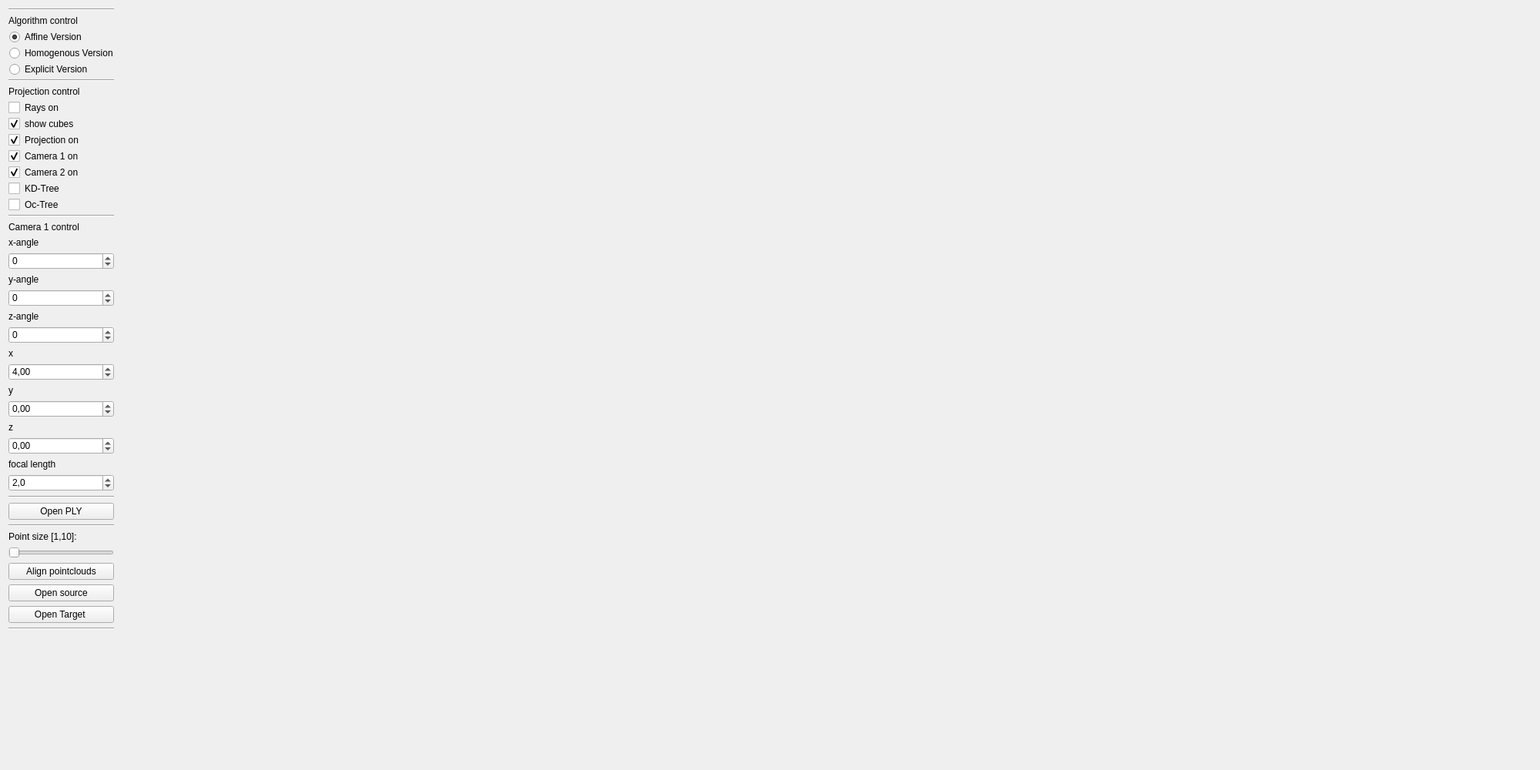
<?xml version="1.0" encoding="UTF-8"?>
<ui version="4.0">
 <class>MainWindowClass</class>
 <widget class="QMainWindow" name="MainWindowClass">
  <property name="geometry">
   <rect>
    <x>0</x>
    <y>0</y>
    <width>2000</width>
    <height>1000</height>
   </rect>
  </property>
  <property name="windowTitle">
   <string>3d computer vision: exercise 1</string>
  </property>
  <property name="locale">
   <locale language="German" country="Germany"/>
  </property>
  <widget class="QWidget" name="centralWidget">
   <property name="styleSheet">
    <string notr="true">QCheckBox::indicator {
     width: 15px;
     height: 15px;
}
QRadioButton::indicator {
     width: 15px;
     height: 15px;
}</string>
   </property>
   <layout class="QHBoxLayout" name="horizontalLayout_2">
    <item>
     <layout class="QVBoxLayout" name="verticalLayout">
      <item>
       <widget class="Line" name="line_2">
        <property name="lineWidth">
         <number>1</number>
        </property>
        <property name="orientation">
         <enum>Qt::Horizontal</enum>
        </property>
       </widget>
      </item>
      <item>
       <widget class="QLabel" name="label">
        <property name="text">
         <string>Algorithm control</string>
        </property>
       </widget>
      </item>
      <item>
       <widget class="QRadioButton" name="radioButton_1">
        <property name="toolTip">
         <string>&lt;html&gt;&lt;head/&gt;&lt;body&gt;&lt;p&gt;&lt;br/&gt;&lt;/p&gt;&lt;/body&gt;&lt;/html&gt;</string>
        </property>
        <property name="text">
         <string>Affine Version</string>
        </property>
        <property name="checked">
         <bool>true</bool>
        </property>
       </widget>
      </item>
      <item>
       <widget class="QRadioButton" name="radioButton_2">
        <property name="toolTip">
         <string>&lt;html&gt;&lt;head/&gt;&lt;body&gt;&lt;p&gt;&lt;br/&gt;&lt;/p&gt;&lt;/body&gt;&lt;/html&gt;</string>
        </property>
        <property name="text">
         <string>Homogenous Version</string>
        </property>
       </widget>
      </item>
      <item>
       <widget class="QRadioButton" name="radioButton">
        <property name="text">
         <string>Explicit Version</string>
        </property>
       </widget>
      </item>
      <item>
       <widget class="Line" name="line_3">
        <property name="lineWidth">
         <number>1</number>
        </property>
        <property name="orientation">
         <enum>Qt::Horizontal</enum>
        </property>
       </widget>
      </item>
      <item>
       <widget class="QLabel" name="label_3">
        <property name="text">
         <string>Projection control</string>
        </property>
       </widget>
      </item>
      <item>
       <widget class="QCheckBox" name="checkBox">
        <property name="text">
         <string>Rays on</string>
        </property>
       </widget>
      </item>
      <item>
       <widget class="QCheckBox" name="checkBox_5">
        <property name="enabled">
         <bool>true</bool>
        </property>
        <property name="text">
         <string>show cubes</string>
        </property>
        <property name="checked">
         <bool>true</bool>
        </property>
        <property name="tristate">
         <bool>false</bool>
        </property>
       </widget>
      </item>
      <item>
       <widget class="QCheckBox" name="checkBox_2">
        <property name="enabled">
         <bool>true</bool>
        </property>
        <property name="text">
         <string>Projection on</string>
        </property>
        <property name="checked">
         <bool>true</bool>
        </property>
       </widget>
      </item>
      <item>
       <widget class="QCheckBox" name="checkBox_3">
        <property name="text">
         <string>Camera 1 on</string>
        </property>
        <property name="checked">
         <bool>true</bool>
        </property>
       </widget>
      </item>
      <item>
       <widget class="QCheckBox" name="checkBox_4">
        <property name="text">
         <string>Camera 2 on</string>
        </property>
        <property name="checked">
         <bool>true</bool>
        </property>
       </widget>
      </item>
      <item>
       <widget class="QCheckBox" name="checkBox_6">
        <property name="text">
         <string>KD-Tree</string>
        </property>
       </widget>
      </item>
      <item>
       <widget class="QCheckBox" name="checkBox_7">
        <property name="text">
         <string>Oc-Tree</string>
        </property>
       </widget>
      </item>
      <item>
       <widget class="Line" name="line_4">
        <property name="orientation">
         <enum>Qt::Horizontal</enum>
        </property>
       </widget>
      </item>
      <item>
       <widget class="QLabel" name="label_4">
        <property name="text">
         <string>Camera 1 control</string>
        </property>
       </widget>
      </item>
      <item>
       <widget class="QLabel" name="label_5">
        <property name="text">
         <string>x-angle</string>
        </property>
       </widget>
      </item>
      <item>
       <widget class="QDoubleSpinBox" name="doubleSpinBox">
        <property name="decimals">
         <number>0</number>
        </property>
        <property name="minimum">
         <double>-360.000000000000000</double>
        </property>
        <property name="maximum">
         <double>360.000000000000000</double>
        </property>
       </widget>
      </item>
      <item>
       <widget class="QLabel" name="label_6">
        <property name="text">
         <string>y-angle</string>
        </property>
       </widget>
      </item>
      <item>
       <widget class="QDoubleSpinBox" name="doubleSpinBox_2">
        <property name="decimals">
         <number>0</number>
        </property>
        <property name="minimum">
         <double>-360.000000000000000</double>
        </property>
        <property name="maximum">
         <double>360.000000000000000</double>
        </property>
       </widget>
      </item>
      <item>
       <widget class="QLabel" name="label_7">
        <property name="text">
         <string>z-angle</string>
        </property>
       </widget>
      </item>
      <item>
       <widget class="QDoubleSpinBox" name="doubleSpinBox_3">
        <property name="decimals">
         <number>0</number>
        </property>
        <property name="minimum">
         <double>-360.000000000000000</double>
        </property>
        <property name="maximum">
         <double>360.000000000000000</double>
        </property>
       </widget>
      </item>
      <item>
       <widget class="QLabel" name="label_8">
        <property name="text">
         <string>x</string>
        </property>
       </widget>
      </item>
      <item>
       <widget class="QDoubleSpinBox" name="doubleSpinBox_4">
        <property name="decimals">
         <number>2</number>
        </property>
        <property name="minimum">
         <double>-1000.000000000000000</double>
        </property>
        <property name="maximum">
         <double>1000.000000000000000</double>
        </property>
        <property name="singleStep">
         <double>0.100000000000000</double>
        </property>
        <property name="value">
         <double>4.000000000000000</double>
        </property>
       </widget>
      </item>
      <item>
       <widget class="QLabel" name="label_9">
        <property name="text">
         <string>y</string>
        </property>
       </widget>
      </item>
      <item>
       <widget class="QDoubleSpinBox" name="doubleSpinBox_5">
        <property name="decimals">
         <number>2</number>
        </property>
        <property name="minimum">
         <double>-1000.000000000000000</double>
        </property>
        <property name="maximum">
         <double>1000.000000000000000</double>
        </property>
        <property name="singleStep">
         <double>0.100000000000000</double>
        </property>
       </widget>
      </item>
      <item>
       <widget class="QLabel" name="label_10">
        <property name="text">
         <string>z</string>
        </property>
       </widget>
      </item>
      <item>
       <widget class="QDoubleSpinBox" name="doubleSpinBox_6">
        <property name="decimals">
         <number>2</number>
        </property>
        <property name="minimum">
         <double>-1000.000000000000000</double>
        </property>
        <property name="maximum">
         <double>1000.000000000000000</double>
        </property>
        <property name="singleStep">
         <double>0.100000000000000</double>
        </property>
       </widget>
      </item>
      <item>
       <widget class="QLabel" name="label_11">
        <property name="text">
         <string>focal length</string>
        </property>
       </widget>
      </item>
      <item>
       <widget class="QDoubleSpinBox" name="doubleSpinBox_7">
        <property name="decimals">
         <number>1</number>
        </property>
        <property name="minimum">
         <double>-1000.000000000000000</double>
        </property>
        <property name="maximum">
         <double>1000.000000000000000</double>
        </property>
        <property name="value">
         <double>2.000000000000000</double>
        </property>
       </widget>
      </item>
      <item>
       <widget class="Line" name="line_5">
        <property name="orientation">
         <enum>Qt::Horizontal</enum>
        </property>
       </widget>
      </item>
      <item>
       <widget class="QPushButton" name="pushButton">
        <property name="text">
         <string>Open PLY</string>
        </property>
       </widget>
      </item>
      <item>
       <widget class="Line" name="line">
        <property name="orientation">
         <enum>Qt::Horizontal</enum>
        </property>
       </widget>
      </item>
      <item>
       <widget class="QLabel" name="label_2">
        <property name="text">
         <string>Point size [1,10]:</string>
        </property>
       </widget>
      </item>
      <item>
       <widget class="QSlider" name="horizontalSlider">
        <property name="sizePolicy">
         <sizepolicy hsizetype="Preferred" vsizetype="Preferred">
          <horstretch>0</horstretch>
          <verstretch>0</verstretch>
         </sizepolicy>
        </property>
        <property name="autoFillBackground">
         <bool>false</bool>
        </property>
        <property name="minimum">
         <number>1</number>
        </property>
        <property name="maximum">
         <number>10</number>
        </property>
        <property name="sliderPosition">
         <number>1</number>
        </property>
        <property name="orientation">
         <enum>Qt::Horizontal</enum>
        </property>
       </widget>
      </item>
      <item>
       <widget class="QPushButton" name="pushButton4">
        <property name="text">
         <string>Align pointclouds</string>
        </property>
       </widget>
      </item>
      <item>
       <widget class="QPushButton" name="pushButton3">
        <property name="text">
         <string>Open source</string>
        </property>
       </widget>
      </item>
      <item>
       <widget class="QPushButton" name="pushButton2">
        <property name="text">
         <string>Open Target </string>
        </property>
       </widget>
      </item>
      <item>
       <widget class="Line" name="line_6">
        <property name="orientation">
         <enum>Qt::Horizontal</enum>
        </property>
       </widget>
      </item>
      <item>
       <spacer name="verticalSpacer">
        <property name="orientation">
         <enum>Qt::Vertical</enum>
        </property>
        <property name="sizeHint" stdset="0">
         <size>
          <width>20</width>
          <height>40</height>
         </size>
        </property>
       </spacer>
      </item>
     </layout>
    </item>
    <item>
     <widget class="GLWidget" name="glwidget" native="true">
      <property name="sizePolicy">
       <sizepolicy hsizetype="Expanding" vsizetype="Preferred">
        <horstretch>0</horstretch>
        <verstretch>0</verstretch>
       </sizepolicy>
      </property>
      <layout class="QHBoxLayout" name="horizontalLayout"/>
     </widget>
    </item>
   </layout>
  </widget>
 </widget>
 <layoutdefault spacing="6" margin="11"/>
 <customwidgets>
  <customwidget>
   <class>GLWidget</class>
   <extends>QWidget</extends>
   <header>glwidget.h</header>
   <container>1</container>
  </customwidget>
 </customwidgets>
 <resources/>
 <connections/>
</ui>
